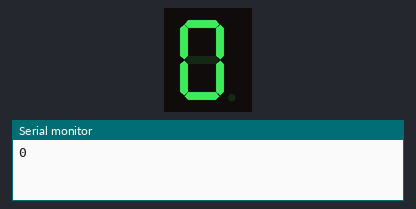
Simulated run of this sketch. Board: Arduino Uno, built with avr-gcc and run on an emulated ATmega328P. Parts: 1-digit seven-segment display, the last lines printed to the serial monitor. Wiring (inferred from the names in the program): 1-digit 7-segment display, segments lit when LOW: segments pin 2, pin 3, pin 4, pin 5, pin 6, pin 7, pin 8. The segment pins are drawn as the display they are named for.

Above: at 0.1 s.
At 1.1 s:
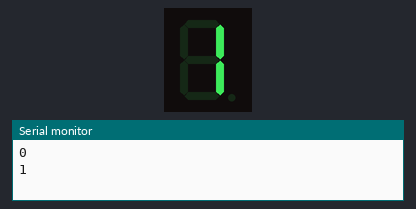
At 2.1 s:
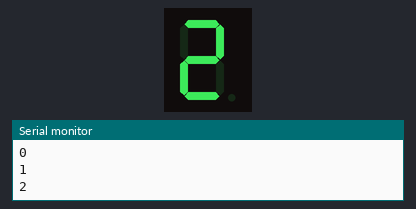
At 4.1 s:
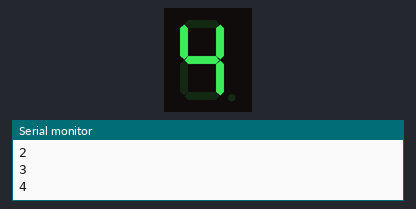
At 6.1 s:
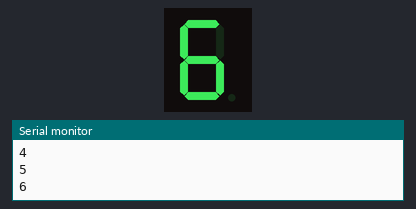
At 9.1 s:
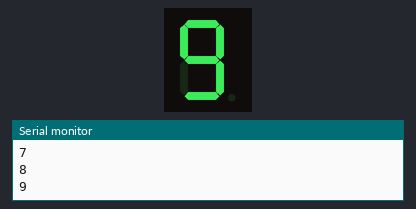

Measured:
- by itself, everything shown: repeats every 10.0 s, in 10 steps
- what the display in image 1 shows lasts 1.0 s, from 1.0 s to 2.0 s

The sketch:

SevenSegment.ino
```cpp
int display[]={2,3,4,5,6,7,8};
// For Common Anode
int numStat1[10][7]={
{1,1,1,1,1,1,0},
{0,1,1,0,0,0,0},
{1,1,0,1,1,0,1},
{1,1,1,1,0,0,1},
{0,1,1,0,0,1,1},
{1,0,1,1,0,1,1},
{1,0,1,1,1,1,1},
{1,1,1,0,0,0,0},
{1,1,1,1,1,1,1},
{1,1,1,1,0,1,1}
};


// For Common Anode
int numStat2[10][7]={
{0,0,0,0,0,0,1},
{1,0,0,1,1,1,1},
{0,0,1,0,0,1,0},
{0,0,0,0,1,1,0},
{1,0,0,1,1,0,0},
{0,1,0,0,1,0,0},
{0,1,0,0,0,0,0},
{0,0,0,1,1,1,1},
{0,0,0,0,0,0,0},
{0,0,0,0,1,0,0}
};


int counter=0;
int previousButtonState = LOW;
void setup() {


  pinMode(13,INPUT_PULLUP);
  for (int i=0; i<7; i++){
    pinMode(display[i], OUTPUT);}


displayDigit(0);
 Serial.begin(9600);
}


void loop(){


  for (int i=0;i<=9;i++)
  {
    //Serial.println(digitalRead(13));
  displayDigit(i);
  Serial.println(i);
    delay(1000);


  }

}
void displayDigit(int num)
{
  //Serial.print("Number to Display") ;
  // Serial.println(num);
    for (int i=0; i<7; i++){
  digitalWrite(display[i], numStat2[num][i]);
 // Serial.println(digitalRead(display[i]));
}}
```
